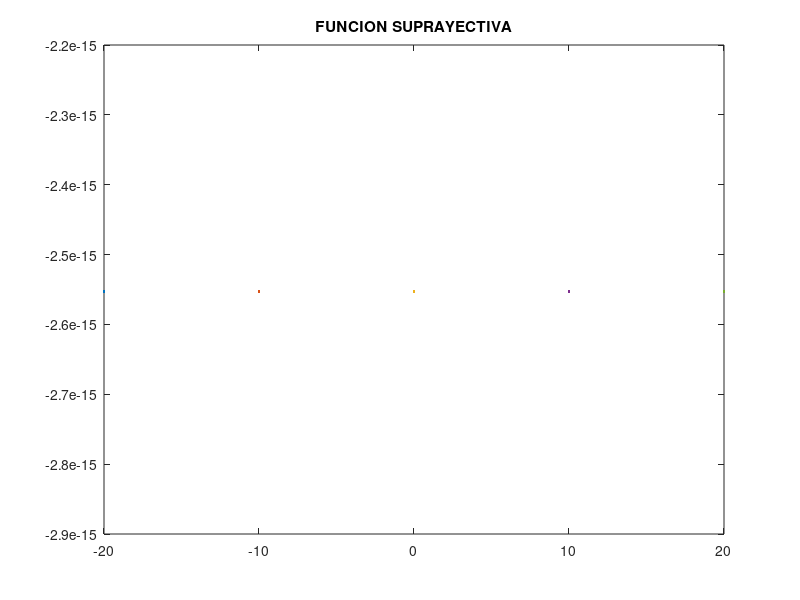

The MATLAB source for this figure:
 %descricion:  para graficar funciones 
%author: Jafet martinez meza 
%fecha: 16/11/2021
%date: 202123653
x=-20:10:20;
y=(((x.^4)+1)/(x.^3));
plot(x,y);
title(['FUNCION SUPRAYECTIVA'])